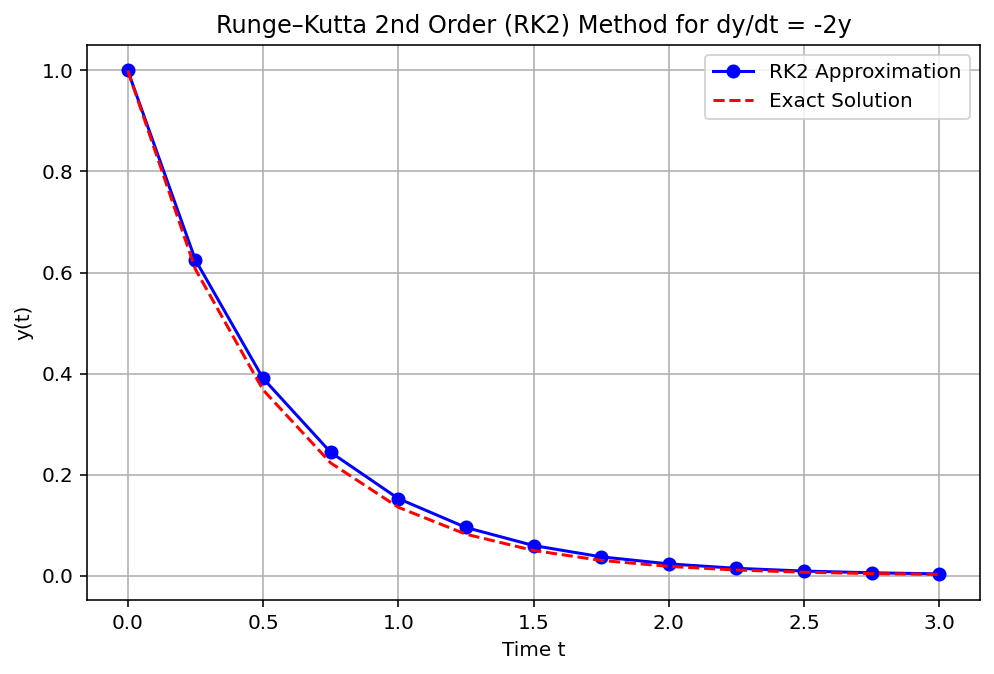

The script that drew this image:
#!/usr/bin/env python3
"""
Runge-Kutta 2nd Order (RK2) Method with Step-by-Step Output
Author: Md. Mahiuddin Zilani

"""

import numpy as np
import matplotlib.pyplot as plt


def f(t, y):
    return -2 * y  # Example ODE: dy/dt = -2y


def y_exact(t):
    return np.exp(-2 * t)


def rk2_method(f, t0, y0, h, t_end):
    n_steps = int((t_end - t0) / h)
    t_values = np.zeros(n_steps + 1)
    y_values = np.zeros(n_steps + 1)

    # Initial conditions
    t_values[0] = t0
    y_values[0] = y0

    for i in range(n_steps):
        k1 = f(t_values[i], y_values[i])
        k2 = f(t_values[i] + h, y_values[i] + h * k1)
        y_values[i + 1] = y_values[i] + (h / 2) * (k1 + k2)
        t_values[i + 1] = t_values[i] + h

    return t_values, y_values


t0 = 0.0
y0 = 1.0
h = 0.25
t_end = 3.0

# Compute RK2 solution
t_rk2, y_rk2 = rk2_method(f, t0, y0, h, t_end)

# Exact solution
y_true = y_exact(t_rk2)


print("--------------------------------------------------------------")
print(" Step |   t_n   |     y_n (RK2)    |   y_exact    |    Error")
print("--------------------------------------------------------------")
for i in range(len(t_rk2)):
    error = abs(y_true[i] - y_rk2[i])
    print(f"{i:5d} | {t_rk2[i]:7.3f} | {y_rk2[i]:14.6f} | {y_true[i]:11.6f} | {error:10.6f}")
print("--------------------------------------------------------------")


plt.figure(figsize=(8,5))
plt.plot(t_rk2, y_rk2, 'bo-', label="RK2 Approximation")
plt.plot(t_rk2, y_true, 'r--', label="Exact Solution")
plt.title("Runge–Kutta 2nd Order (RK2) Method for dy/dt = -2y")
plt.xlabel("Time t")
plt.ylabel("y(t)")
plt.legend()
plt.grid(True)
plt.show()
